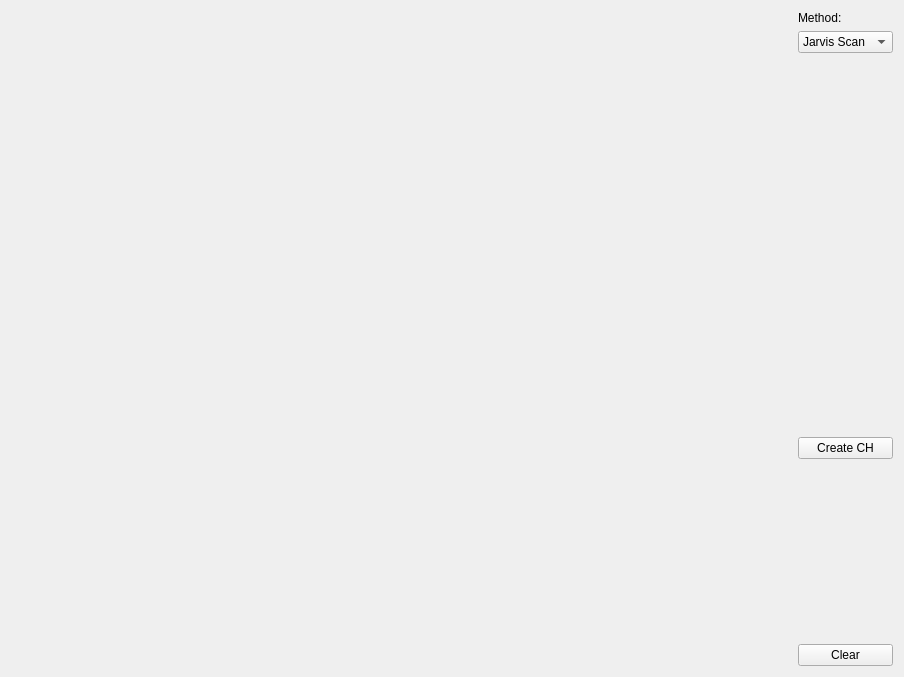
<?xml version="1.0" encoding="UTF-8"?>
<ui version="4.0">
 <class>Widget</class>
 <widget class="QWidget" name="Widget">
  <property name="geometry">
   <rect>
    <x>0</x>
    <y>0</y>
    <width>904</width>
    <height>677</height>
   </rect>
  </property>
  <property name="windowTitle">
   <string>Widget</string>
  </property>
  <layout class="QHBoxLayout" name="horizontalLayout">
   <item>
    <widget class="Draw" name="Canvas" native="true">
     <property name="sizePolicy">
      <sizepolicy hsizetype="Preferred" vsizetype="Preferred">
       <horstretch>1</horstretch>
       <verstretch>1</verstretch>
      </sizepolicy>
     </property>
    </widget>
   </item>
   <item>
    <layout class="QVBoxLayout" name="verticalLayout">
     <item>
      <widget class="QLabel" name="label">
       <property name="text">
        <string>Method:</string>
       </property>
      </widget>
     </item>
     <item>
      <widget class="QComboBox" name="comboBox">
       <item>
        <property name="text">
         <string>Jarvis Scan</string>
        </property>
       </item>
       <item>
        <property name="text">
         <string>QHull</string>
        </property>
       </item>
       <item>
        <property name="text">
         <string>Sweep Line</string>
        </property>
       </item>
      </widget>
     </item>
     <item>
      <spacer name="verticalSpacer_3">
       <property name="orientation">
        <enum>Qt::Vertical</enum>
       </property>
       <property name="sizeHint" stdset="0">
        <size>
         <width>20</width>
         <height>40</height>
        </size>
       </property>
      </spacer>
     </item>
     <item>
      <widget class="QLabel" name="label_2">
       <property name="text">
        <string/>
       </property>
      </widget>
     </item>
     <item>
      <spacer name="verticalSpacer">
       <property name="orientation">
        <enum>Qt::Vertical</enum>
       </property>
       <property name="sizeHint" stdset="0">
        <size>
         <width>20</width>
         <height>100</height>
        </size>
       </property>
      </spacer>
     </item>
     <item>
      <widget class="QPushButton" name="pushButton">
       <property name="text">
        <string>Create CH</string>
       </property>
      </widget>
     </item>
     <item>
      <spacer name="verticalSpacer_2">
       <property name="orientation">
        <enum>Qt::Vertical</enum>
       </property>
       <property name="sizeHint" stdset="0">
        <size>
         <width>20</width>
         <height>40</height>
        </size>
       </property>
      </spacer>
     </item>
     <item>
      <widget class="QPushButton" name="pushButton_2">
       <property name="text">
        <string>Clear</string>
       </property>
      </widget>
     </item>
    </layout>
   </item>
  </layout>
 </widget>
 <layoutdefault spacing="6" margin="11"/>
 <customwidgets>
  <customwidget>
   <class>Draw</class>
   <extends>QWidget</extends>
   <header location="global">draw.h</header>
   <container>1</container>
  </customwidget>
 </customwidgets>
 <resources/>
 <connections/>
</ui>
